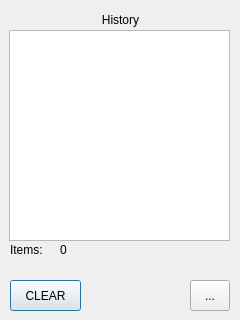
<?xml version="1.0" encoding="UTF-8"?>
<ui version="4.0">
 <class>Dialog</class>
 <widget class="QDialog" name="Dialog">
  <property name="windowModality">
   <enum>Qt::ApplicationModal</enum>
  </property>
  <property name="geometry">
   <rect>
    <x>0</x>
    <y>0</y>
    <width>240</width>
    <height>320</height>
   </rect>
  </property>
  <property name="sizePolicy">
   <sizepolicy hsizetype="Fixed" vsizetype="Fixed">
    <horstretch>0</horstretch>
    <verstretch>0</verstretch>
   </sizepolicy>
  </property>
  <property name="contextMenuPolicy">
   <enum>Qt::ActionsContextMenu</enum>
  </property>
  <property name="windowTitle">
   <string>CopyCAT</string>
  </property>
  <property name="windowOpacity">
   <double>3.000000000000000</double>
  </property>
  <property name="sizeGripEnabled">
   <bool>false</bool>
  </property>
  <property name="modal">
   <bool>true</bool>
  </property>
  <widget class="QLabel" name="label">
   <property name="geometry">
    <rect>
     <x>0</x>
     <y>10</y>
     <width>241</width>
     <height>20</height>
    </rect>
   </property>
   <property name="sizePolicy">
    <sizepolicy hsizetype="Preferred" vsizetype="Preferred">
     <horstretch>0</horstretch>
     <verstretch>0</verstretch>
    </sizepolicy>
   </property>
   <property name="contextMenuPolicy">
    <enum>Qt::ActionsContextMenu</enum>
   </property>
   <property name="text">
    <string>History</string>
   </property>
   <property name="alignment">
    <set>Qt::AlignCenter</set>
   </property>
  </widget>
  <widget class="QToolButton" name="BtnConfig">
   <property name="geometry">
    <rect>
     <x>190</x>
     <y>280</y>
     <width>40</width>
     <height>31</height>
    </rect>
   </property>
   <property name="cursor">
    <cursorShape>PointingHandCursor</cursorShape>
   </property>
   <property name="text">
    <string>...</string>
   </property>
   <property name="arrowType">
    <enum>Qt::NoArrow</enum>
   </property>
  </widget>
  <widget class="QListView" name="ListView">
   <property name="geometry">
    <rect>
     <x>9</x>
     <y>30</y>
     <width>221</width>
     <height>211</height>
    </rect>
   </property>
   <property name="cursor" stdset="0">
    <cursorShape>IBeamCursor</cursorShape>
   </property>
  </widget>
  <widget class="QLabel" name="label_2">
   <property name="geometry">
    <rect>
     <x>10</x>
     <y>240</y>
     <width>41</width>
     <height>19</height>
    </rect>
   </property>
   <property name="text">
    <string>Items:</string>
   </property>
  </widget>
  <widget class="QLabel" name="Lbl_ItemsCount">
   <property name="geometry">
    <rect>
     <x>60</x>
     <y>240</y>
     <width>66</width>
     <height>19</height>
    </rect>
   </property>
   <property name="text">
    <string>0</string>
   </property>
  </widget>
  <widget class="QPushButton" name="BtnClear">
   <property name="geometry">
    <rect>
     <x>10</x>
     <y>280</y>
     <width>71</width>
     <height>31</height>
    </rect>
   </property>
   <property name="cursor">
    <cursorShape>PointingHandCursor</cursorShape>
   </property>
   <property name="toolTip">
    <string>&lt;html&gt;&lt;head/&gt;&lt;body&gt;&lt;p&gt;Clear all history&lt;/p&gt;&lt;/body&gt;&lt;/html&gt;</string>
   </property>
   <property name="toolTipDuration">
    <number>100</number>
   </property>
   <property name="autoFillBackground">
    <bool>false</bool>
   </property>
   <property name="text">
    <string>CLEAR</string>
   </property>
   <property name="autoRepeat">
    <bool>true</bool>
   </property>
   <property name="default">
    <bool>false</bool>
   </property>
   <property name="flat">
    <bool>false</bool>
   </property>
  </widget>
  <zorder>BtnClear</zorder>
  <zorder>label</zorder>
  <zorder>BtnConfig</zorder>
  <zorder>ListView</zorder>
  <zorder>label_2</zorder>
  <zorder>Lbl_ItemsCount</zorder>
 </widget>
 <resources/>
 <connections/>
</ui>
